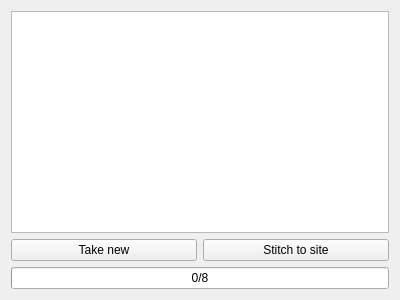
<?xml version="1.0" encoding="UTF-8"?>
<ui version="4.0">
 <class>Form</class>
 <widget class="QWidget" name="Form">
  <property name="geometry">
   <rect>
    <x>0</x>
    <y>0</y>
    <width>400</width>
    <height>300</height>
   </rect>
  </property>
  <property name="windowTitle">
   <string>Form</string>
  </property>
  <layout class="QVBoxLayout" name="verticalLayout_3">
   <item>
    <layout class="QVBoxLayout" name="verticalLayout_2">
     <item>
      <widget class="QListWidget" name="listWidget"/>
     </item>
     <item>
      <layout class="QVBoxLayout" name="verticalLayout">
       <item>
        <layout class="QHBoxLayout" name="horizontalLayout">
         <item>
          <widget class="QPushButton" name="pushButton">
           <property name="text">
            <string>Take new</string>
           </property>
          </widget>
         </item>
         <item>
          <widget class="QPushButton" name="pushButton_2">
           <property name="text">
            <string>Stitch to site</string>
           </property>
          </widget>
         </item>
        </layout>
       </item>
       <item>
        <widget class="QProgressBar" name="progressBar">
         <property name="enabled">
          <bool>true</bool>
         </property>
         <property name="maximum">
          <number>8</number>
         </property>
         <property name="value">
          <number>0</number>
         </property>
         <property name="invertedAppearance">
          <bool>false</bool>
         </property>
         <property name="format">
          <string>%p/%m</string>
         </property>
        </widget>
       </item>
      </layout>
     </item>
    </layout>
   </item>
  </layout>
 </widget>
 <resources/>
 <connections/>
</ui>
